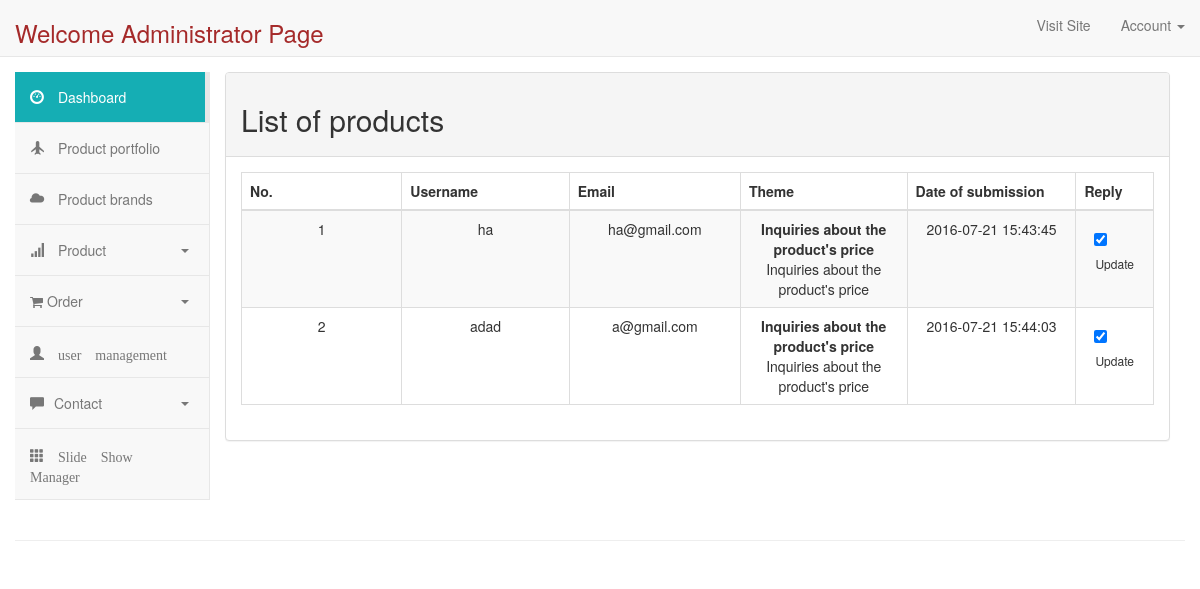
The app's page /admin/contact-list.php (signed in) with its own data.
### tables this page shows
CREATE TABLE `contacts` (
  `id` int(11) NOT NULL,
  `name` varchar(50) NOT NULL,
  `email` varchar(100) NOT NULL,
  `title` varchar(45) DEFAULT NULL,
  `contents` text DEFAULT NULL,
  `created` datetime DEFAULT NULL,
  `status` int(11) NOT NULL DEFAULT 0
);

### admin/contact-list.php (the view, shortened to what this page needs)
<?php include('header.php'); ?>
<?php
$sql = "select * from contacts";
$res = mysqli_query($conn,$sql);
?>
<div class="col-md-10 content">
            <div class="panel panel-default">
            <div class="panel-heading">
                <h2>List of products</h2>
            </div>
            <div class="panel-body">
              <form name="form1" method="post" action="">
            <table class="table table-striped table-bordered table-hover" id="dataTables-example">
                <thead>
                    <tr align="center">
                        <th>No.</th>
                        <th>Username</th>
                        <th>Email</th>
                        <th>Theme</th>
                        <th>Date of submission</th>
                        <th>Reply</th>
                    </tr>
                </thead>
                <tbody>
                    <?php
                    if ($res) {
                        $i = 1;
                        while ($row = mysqli_fetch_array($res)) {
                            ?>
                            <tr class="odd gradeX" align="center">
                                <td><?php echo $i ?></td>
                                <td><?php echo $row['name']; ?></td>
                                <td><?php echo $row['email']; ?></td>
                                <td><span style="font-weight: bold;">
                                    <?php echo $row['title']; ?>
                                    </span>
                                    <br>
                                    <?php echo $row['contents']; ?>
                                </td>
                                 <td><?php echo $row['created']; ?></td>
                                 <td>
                                      <form action="contact-list.php?idStatus=<?php echo $row['id']; ?>" method="POST" >
                                            <div class="row">
                                                <div class ="col-lg-2 col-md-2 hidden-sm">
                                                </div>
                                                <div class ="col-lg-3 col-md-3 col-sm-3">
                                                    <label class="checkbox">
                                                        <?php if ($row['status'] == 1) {
                                                            ?>
                                                            <input  value="<?php echo $row['status'] ?>" type="checkbox" checked="" name="status"  >
                                                            <?php
                                                        } else {
                                                            ?>
                                                            <input  value="<?php echo $row['status'] ?>" type="checkbox" name="status">
        <?php }
        ?>
                                                    </label>
                                                    <br/>
                                                </div>
                                                <div class ="col-lg-5 col-md-5 col-sm-6">
                                                    <button style="background: transparent;" type="submit" name ="updateStatus" class="btn  btn-sm">Update</button>
                                                </div>
                                                <div class ="col-lg-1 col-md-1 ">
                                                </div>
                                            </div>
                                        </form>
                                 </td>
                            </tr>
                            <?php
                            $i = $i + 1;
                        }
                    }
                    ?>
                </tbody>
            </table>
        </form>
        </div>
    </div>
</div>
<?php include('footer.php') ?>
</body>
</html>

### admin/contact-list.php (style rules this page uses)
th { width: 20%; height:10px; }

### records on screen
contacts: name "ha", email "ha@gmail.com", title "Inquiries about the product's price", contents "Inquiries about the product's price", created "2016-07-21 15:43:45"
contacts: name "adad", email "a@gmail.com", title "Inquiries about the product's price", contents "Inquiries about the product's price", created "2016-07-21 15:44:03"
